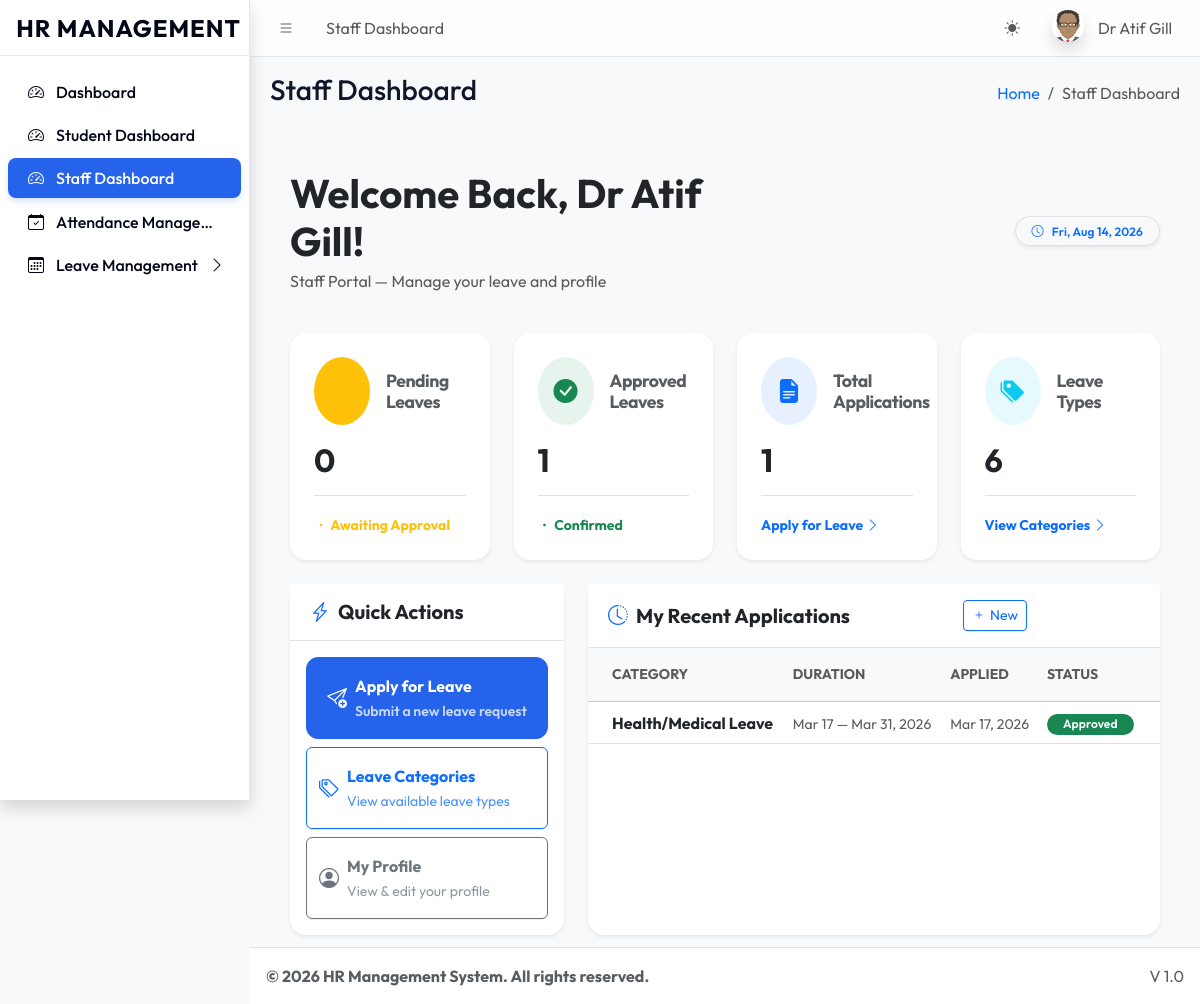
/dashboards/staff/index.php (signed in), run on the app's committed database.
### tables this page shows
CREATE TABLE `sys_pages` (
  `id` int(11) NOT NULL,
  `parent_id` int(11) DEFAULT 0,
  `page_name` varchar(100) NOT NULL,
  `page_url` varchar(255) DEFAULT '#',
  `icon_class` varchar(50) DEFAULT 'bi bi-circle',
  `sort_order` int(11) DEFAULT 0
);

CREATE TABLE `leave_applications` (
  `id` int(11) NOT NULL,
  `user_id` int(11) NOT NULL,
  `category_id` int(11) NOT NULL,
  `start_date` date NOT NULL,
  `end_date` date NOT NULL,
  `reason` text DEFAULT NULL,
  `status` enum('Pending','Approved','Rejected') DEFAULT 'Pending',
  `applied_at` timestamp NOT NULL DEFAULT current_timestamp()
);

CREATE TABLE `leave_categories` (
  `id` int(11) NOT NULL,
  `name` varchar(100) NOT NULL,
  `description` text DEFAULT NULL,
  `days_allowed` int(11) NOT NULL DEFAULT 0,
  `status` enum('active','inactive') DEFAULT 'active',
  `created_at` timestamp NOT NULL DEFAULT current_timestamp()
);

### dashboards/staff/index.php (the view, shortened to what the rows shown need)
<?php
require_once '../../includes/header.php';
require_once '../../includes/sidebar.php';
$myPendingLeaves = $pdo->prepare("SELECT COUNT(*) FROM leave_applications WHERE user_id = ? AND status = 'Pending'");
$myPendingLeaves->execute([$_SESSION['user_id']]);
$pendingCount = $myPendingLeaves->fetchColumn();
$myApprovedLeaves = $pdo->prepare("SELECT COUNT(*) FROM leave_applications WHERE user_id = ? AND status = 'Approved'");
$myApprovedLeaves->execute([$_SESSION['user_id']]);
$approvedCount = $myApprovedLeaves->fetchColumn();
$myTotalLeaves = $pdo->prepare("SELECT COUNT(*) FROM leave_applications WHERE user_id = ?");
$myTotalLeaves->execute([$_SESSION['user_id']]);
$totalCount = $myTotalLeaves->fetchColumn();
$catCount = $pdo->query("SELECT COUNT(*) FROM leave_categories WHERE status = 'active'")->fetchColumn();
$recentStmt = $pdo->prepare("
    SELECT lap.*, c.name as category_name
    FROM leave_applications lap
    JOIN leave_categories c ON lap.category_id = c.id
    WHERE lap.user_id = ?
    ORDER BY lap.applied_at DESC
    LIMIT 5
");
$recentStmt->execute([$_SESSION['user_id']]);
$recentLeaves = $recentStmt->fetchAll(PDO::FETCH_ASSOC);
?>
<div class="app-content-header">
    <div class="container-fluid">
        <div class="row align-items-center py-4">
            <div class="col-sm-6">
                <h1 class="fw-bold text-dark mb-1">Welcome Back, <?= htmlspecialchars($_SESSION['name']) ?>!</h1>
            </div>
        </div>
    </div>
</div>
<div class="app-content">
    <div class="container-fluid">
        <div class="row g-4 mb-4">
            <div class="col-lg-3 col-sm-6">
                <div class="card h-100 border-0 shadow-sm">
                    <div class="card-body p-4">
                        <h2 class="fw-bold mb-0"><?= $pendingCount ?></h2>
                    </div>
                </div>
            </div>
            <div class="col-lg-3 col-sm-6">
                <div class="card h-100 border-0 shadow-sm">
                    <div class="card-body p-4">
                        <h2 class="fw-bold mb-0"><?= $approvedCount ?></h2>
                    </div>
                </div>
            </div>
            <div class="col-lg-3 col-sm-6">
                <div class="card h-100 border-0 shadow-sm">
                    <div class="card-body p-4">
                        <h2 class="fw-bold mb-0"><?= $totalCount ?></h2>
                    </div>
                </div>
            </div>
            <div class="col-lg-3 col-sm-6">
                <div class="card h-100 border-0 shadow-sm">
                    <div class="card-body p-4">
                        <h2 class="fw-bold mb-0"><?= $catCount ?></h2>
                    </div>
                </div>
            </div>
        </div>
        <div class="row g-4">
            <div class="col-lg-8">
                <div class="card border-0 shadow-sm h-100">
                    <div class="card-body p-0">
                        <?php if (empty($recentLeaves)): ?>
                        <div class="text-center py-5 text-muted">
                            <i class="bi bi-inbox fs-1 d-block mb-3 opacity-25"></i>
                            <p>No leave applications yet.</p>
                            <a href="../../dashboards/super_admin/apply_leave.php" class="btn btn-primary btn-sm">
                                <i class="bi bi-send-plus me-1"></i>Apply Now
                            </a>
                        </div>
                        <?php else: ?>
                        <div class="table-responsive">
                            <table class="table table-hover mb-0 align-middle">
                                <thead class="table-light">
                                    <tr>
                                        <th class="ps-4 py-3 fw-bold text-muted small text-uppercase">Category</th>
                                        <th class="py-3 fw-bold text-muted small text-uppercase">Duration</th>
                                        <th class="py-3 fw-bold text-muted small text-uppercase">Applied</th>
                                        <th class="pe-4 py-3 fw-bold text-muted small text-uppercase">Status</th>
                                    </tr>
                                </thead>
                                <tbody>
                                    <?php foreach ($recentLeaves as $leave):
                                        $statusClass = match($leave['status']) {
                                            'Approved' => 'text-bg-success',
                                            'Rejected' => 'text-bg-danger',
                                            default     => 'text-bg-warning',
                                        };
                                        $start = date('M d', strtotime($leave['start_date']));
                                        $end   = date('M d, Y', strtotime($leave['end_date']));
                                    ?>
                                    <tr>
                                        <td class="ps-4">
                                            <span class="fw-bold text-dark"><?= htmlspecialchars($leave['category_name']) ?></span>
                                        </td>
                                        <td>
                                            <small class="text-muted"><?= $start ?> — <?= $end ?></small>
                                        </td>
                                        <td>
                                            <small class="text-muted"><?= date('M d, Y', strtotime($leave['applied_at'])) ?></small>
                                        </td>
                                        <td class="pe-4">
                                            <span class="badge <?= $statusClass ?> rounded-pill px-3"><?= $leave['status'] ?></span>
                                        </td>
                                    </tr>
                                    <?php endforeach; ?>
                                </tbody>
                            </table>
                        </div>
                        <?php endif; ?>
                    </div>
                </div>
            </div>
        </div>
    </div>
</div>
<?php require_once '../../includes/footer.php'; ?>

### includes/header.php (shortened to what the rows shown need)
<?php
require_once __DIR__ . '/../core/session.php';
$current_url = substr($_SERVER['SCRIPT_NAME'], strlen('/universal/'));
$pageStmt = $pdo->prepare("SELECT * FROM sys_pages WHERE page_url LIKE ? LIMIT 1");
$pageStmt->execute(["%$current_url%"]);
$currentPageData = $pageStmt->fetch();
$pageTitle = $currentPageData['page_name'] ?? 'Dashboard';
$pageId = $currentPageData['id'] ?? 0;
$breadcrumbs = [];
if ($currentPageData) {
    $crumbId = $currentPageData['id'];
    while($crumbId != 0) {
        $crumbStmt = $pdo->prepare("SELECT id, parent_id, page_name, page_url FROM sys_pages WHERE id = ?");
        $crumbStmt->execute([$crumbId]);
        $crumb = $crumbStmt->fetch();
        array_unshift($breadcrumbs, $crumb);
        $crumbId = $crumb['parent_id'];
    }
}
?>
<!DOCTYPE html>
<html lang="en"> <head>
    <link rel="stylesheet" href="<?= BASE_URL ?>assets/css/bootstrap.min.css" />
    <link rel="stylesheet" href="<?= BASE_URL ?>assets/css/bootstrap-icons.css" />
    <link rel="stylesheet" href="<?= BASE_URL ?>assets/css/adminlte.min.css" />
    <link rel="stylesheet" href="<?= BASE_URL ?>assets/css/custom_theme.css" />
</head>
<body class="layout-fixed sidebar-expand-lg bg-body-tertiary">
<div class="app-wrapper">
    <nav class="app-header navbar navbar-expand bg-body">
        <div class="container-fluid">
            <ul class="navbar-nav">
                <li class="nav-item d-none d-md-block"> <a href="#" class="nav-link"><?= $pageTitle ?></a> </li>
            </ul>
        </div>
    </nav>
    <?php include 'sidebar.php'; ?>
    <main class="app-main">
        <div class="app-content-header">
            <div class="container-fluid">
                <div class="row">
                    <div class="col-sm-6"><h3 class="mb-0"><?= $pageTitle ?></h3></div>
                    <div class="col-sm-6">
                        <ol class="breadcrumb float-sm-end">
                            <li class="breadcrumb-item"><a href="<?= BASE_URL ?>">Home</a></li>
                            <?php foreach($breadcrumbs as $b): ?>
                                <li class="breadcrumb-item <?= ($b['id'] == $pageId) ? 'active' : '' ?>">
                                    <?= htmlspecialchars($b['page_name']) ?>
                                </li>
                            <?php endforeach; ?>
                        </ol>
                    </div>
                </div>
            </div>
        </div>
        <div class="app-content">
            <div class="container-fluid">

### includes/sidebar.php (shortened to what the rows shown need)
<aside class="app-sidebar shadow">
    <div class="sidebar-wrapper">
        <nav class="mt-2">
            <ul class="nav sidebar-menu flex-column" data-lte-toggle="treeview" role="menu" data-accordion="false">
                <?php
                function renderMenu($pdo, $parentId = 0, $userRole, $currentPath)
                {
                    $sql = "
                        SELECT p.* FROM sys_pages p
                        JOIN role_access ra ON p.id = ra.page_id
                        WHERE p.parent_id = ? AND ra.role_key = ?
                        ORDER BY p.sort_order ASC
                    ";
                    $stmt = $pdo->prepare($sql);
                    $stmt->execute([$parentId, $userRole]);
                    $items = $stmt->fetchAll();
                    foreach ($items as $item) {
                        $itemUrl = str_replace('\\', '/', $item['page_url']);
                        $childSql = "
                            SELECT p.* FROM sys_pages p
                            JOIN role_access ra ON p.id = ra.page_id
                            WHERE p.parent_id = ? AND ra.role_key = ?
                            ORDER BY p.sort_order ASC
                        ";
                        $childStmt = $pdo->prepare($childSql);
                        $childStmt->execute([$item['id'], $userRole]);
                        $children = $childStmt->fetchAll();
                        $hasChildren = count($children) > 0;
                        $isActive = ($currentPath === $itemUrl && $itemUrl !== '#');
                        $isExpanded = false;
                        $itemClass = "nav-item";
                        $linkClass = "nav-link";
                        if ($isActive || ($hasChildren && $isExpanded)) $linkClass .= " active";
                        echo '<li class="' . $itemClass . '">';
                        echo '<a href="' . ($hasChildren ? '#' : BASE_URL . $itemUrl) . '" class="' . $linkClass . '">';
                        echo '<i class="nav-icon ' . ($item['icon_class'] ?: 'bi bi-circle') . '"></i>';
                        echo '<p>' . htmlspecialchars($item['page_name']);
                        echo '</p></a>';
                        echo '</li>';
                    }
                }
                $currentPath = str_replace('\\', '/', substr($_SERVER['SCRIPT_NAME'], strlen('/universal/')));
                renderMenu($pdo, 0, $_SESSION['role'], $currentPath);
                ?>
            </ul>
        </nav>
    </div>
</aside>

### data on the page
sys_pages: page_name "Staff Dashboard"
sys_pages: page_name "Dashboard"
sys_pages: page_name "Student Dashboard"
sys_pages: page_name "Attendance Manage…"
sys_pages: page_name "Leave Management"
leave_applications: category.name "Health/Medical Leave", start_date "Mar 17", end_date "Mar 31, 2026", applied_at "Mar 17, 2026", status "Approved"

### other printed values
$_SESSION['name'] "Dr Atif Gill"
$pendingCount "0"
$approvedCount "1"
$totalCount "1"
$catCount "6"
$settings['footer_text'] "© 2026 HR Management System. All rights reserved."
